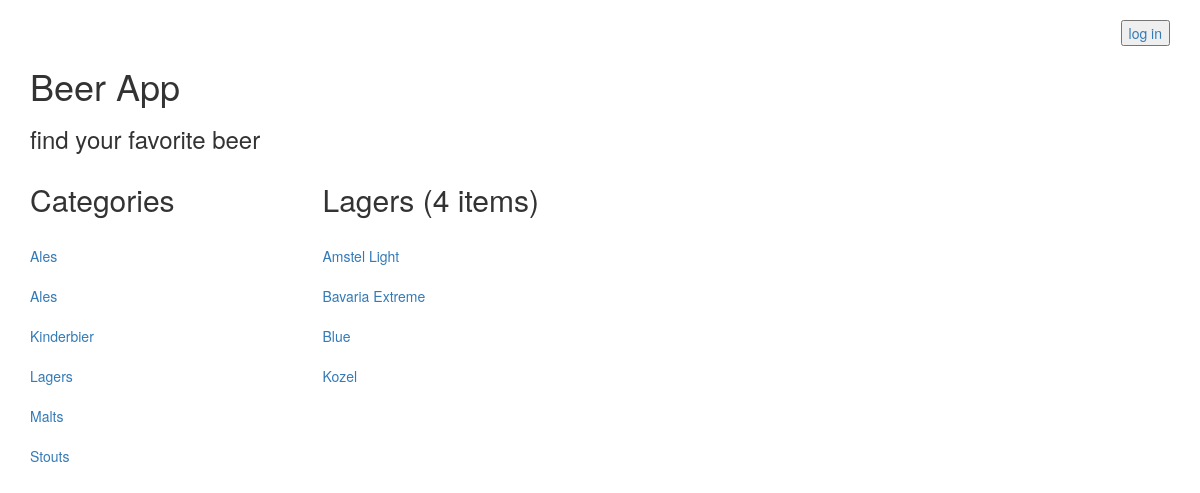
Page /catalog/2/items/ on the committed database.
### database_setup.py (models this page shows, shortened)
class Category(Base):
    __tablename__ = 'category'
    id = Column(Integer, primary_key=True)
    name = Column(String(80), nullable=False)
    user_id = Column(Integer, ForeignKey('user.id'))
    user = relationship(User)

class Item(Base):
    __tablename__ = 'item'
    name = Column(String(80), nullable=False)
    id = Column(Integer, primary_key=True)
    description = Column(String(250))
    cat_id = Column(Integer, ForeignKey('category.id'))
    category = relationship(Category)
    user_id = Column(Integer, ForeignKey('user.id'))
    user = relationship(User)

### application.py (the view, shortened to what this page needs)
@app.route('/catalog/<category_id>/items/', methods=['GET', 'POST'])
def showItemsOfCategory(category_id):
    if 'username' not in login_session:
        headertype = 'publicheader.html'
        categories = session.query(Category).order_by(asc(Category.name)).all()
        category = session.query(Category).filter_by(id=category_id).one()
        counts = session.query(Item).filter_by(cat_id=category_id).count()
        items = session.query(Item).filter_by(cat_id=category_id).all()
        return render_template('catalog.html', headertype=headertype,
                               categories=categories, category=category,
                               n=counts, items=items)

### templates/catalog.html
{% extends "main.html" %}
{% block content %}
{% include headertype %}
      <div class="row">
        <div class="col-md-12">
          <h1>Beer App</h1>
          <h3>find your favorite beer</h3>
        </div>
      </div>
      <div class="row">
        <div class="col-md-12">
        </div>
      </div>
      <div class="row">
        <div class="col-md-3">
            <h2>Categories</h2>
            {% for i in categories %}
            <br><a href='{{url_for('showItemsOfCategory', category_id = i.id) }}'>{{i.name}}</a><br>
          {% endfor %}
        </div>
        <div class="col-md-9">
          <h2>{{category.name}} ({{n}} items)</h2>
          {% for i in items %}
            <br><a href='{{ url_for( 'itemDescription', category_id = i.cat_id, item_id = i.id) }}'>{{i.name}}</a><br>
            {% endfor %}
        </div>
      </div>
{% endblock %}

### static/styles.css (style rules this page uses)
html { font-family: sans-serif; -ms-text-size-adjust: 100%; -webkit-text-size-adjust: 100%; }
body { margin: 0; }
a { background-color: transparent; }
h1 { font-size: 2em; margin: 0.67em 0; }
* { -webkit-box-sizing: border-box; -moz-box-sizing: border-box; box-sizing: border-box; }
*:before, *:after { -webkit-box-sizing: border-box; -moz-box-sizing: border-box; box-sizing: border-box; }
html { font-size: 10px; -webkit-tap-highlight-color: rgba(0, 0, 0, 0); }
body { font-family: "Helvetica Neue", Helvetica, Arial, sans-serif; font-size: 14px; line-height: 1.42857143; color: #333333; background-color: #ffffff; }
a { color: #337ab7; text-decoration: none; }
h1, h2, h3, h4, h5, h6, .h1, .h2, .h3, .h4, .h5, .h6 { font-family: inherit; font-weight: 500; line-height: 1.1; color: inherit; }
h1, .h1, h2, .h2, h3, .h3 { margin-top: 20px; margin-bottom: 10px; }
h1, .h1 { font-size: 36px; }
h2, .h2 { font-size: 30px; }
h3, .h3 { font-size: 24px; }
.row { margin-left: -15px; margin-right: -15px; }
.col-xs-1, .col-sm-1, .col-md-1, .col-lg-1, .col-xs-2, .col-sm-2, .col-md-2, .col-lg-2, .col-xs-3, .col-sm-3, .col-md-3, .col-lg-3, .col-xs-4, .col-sm-4, .col-md-4, .col-lg-4, .col-xs-5, .col-sm-5, .col-md-5, .col-lg-5, .col-xs-6, .col-sm-6, .col-md-6, .col-lg-6, .col-xs-7, .col-sm-7, .col-md-7, .col-lg-7, .col-xs-8, .col-sm-8, .col-md-8, .col-lg-8, .col-xs-9, .col-sm-9, .col-md-9, .col-lg-9, .col-xs-10, .col-sm-10, .col-md-10, .col-lg-10, .col-xs-11, .col-sm-11, .col-md-11, .col-lg-11, .col-xs-12, .col-sm-12, .col-md-12, .col-lg-12 { position: relative; min-height: 1px; padding-left: 15px; padding-right: 15px; }
@media (min-width: 992px) { .col-md-1, .col-md-2, .col-md-3, .col-md-4, .col-md-5, .col-md-6, .col-md-7, .col-md-8, .col-md-9, .col-md-10, .col-md-11, .col-md-12 { float: left; } }
@media (min-width: 992px) { .col-md-12 { width: 100%; } }
@media (min-width: 992px) { .col-md-9 { width: 75%; } }
@media (min-width: 992px) { .col-md-3 { width: 25%; } }
.clearfix:before, .clearfix:after, .dl-horizontal dd:before, .dl-horizontal dd:after, .container:before, .container:after, .container-fluid:before, .container-fluid:after, .row:before, .row:after, .form-horizontal .form-group:before, .form-horizontal .form-group:after, .nav:before, .nav:after, .navbar:before, .navbar:after, .navbar-header:before, .navbar-header:after, .navbar-collapse:before, .navbar-collapse:after { content: " "; display: table; }
.clearfix:after, .dl-horizontal dd:after, .container:after, .container-fluid:after, .row:after, .form-horizontal .form-group:after, .nav:after, .navbar:after, .navbar-header:after, .navbar-collapse:after { clear: both; }

### rows in the picture
Category: name "Ales"
Category: name "Ales"
Category: name "Kinderbier"
Category: name "Lagers"
Category: name "Malts"
Category: name "Stouts"
Item: name "Amstel Light"
Item: name "Bavaria Extreme"
Item: name "Blue"
Item: name "Kozel"

### other values in the picture
{{ n }} "4"
